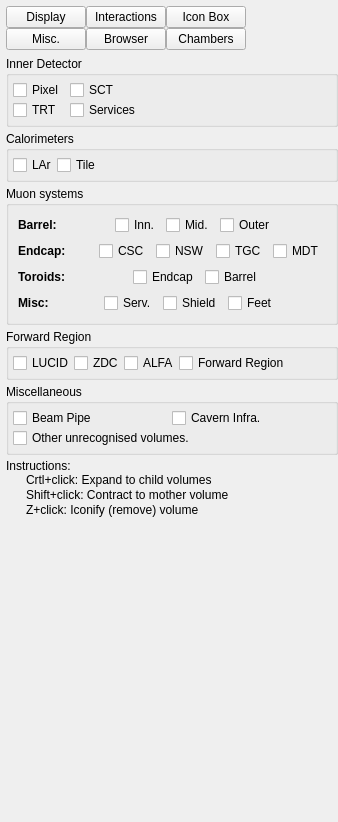
<?xml version="1.0" encoding="UTF-8"?>
<ui version="4.0">
 <class>GeometrySystemControllerForm</class>
 <widget class="QWidget" name="GeometrySystemControllerForm">
  <property name="geometry">
   <rect>
    <x>0</x>
    <y>0</y>
    <width>338</width>
    <height>822</height>
   </rect>
  </property>
  <property name="sizePolicy">
   <sizepolicy hsizetype="Expanding" vsizetype="Expanding">
    <horstretch>0</horstretch>
    <verstretch>0</verstretch>
   </sizepolicy>
  </property>
  <property name="windowTitle">
   <string>Form</string>
  </property>
  <layout class="QVBoxLayout" name="verticalLayout">
   <property name="leftMargin">
    <number>6</number>
   </property>
   <property name="topMargin">
    <number>6</number>
   </property>
   <property name="rightMargin">
    <number>0</number>
   </property>
   <property name="bottomMargin">
    <number>4</number>
   </property>
   <item>
    <layout class="QHBoxLayout" name="horizontalLayout_2">
     <property name="spacing">
      <number>0</number>
     </property>
     <item>
      <widget class="QWidget" name="widget_settingsButtonsPlaceholder" native="true">
       <property name="sizePolicy">
        <sizepolicy hsizetype="Fixed" vsizetype="Fixed">
         <horstretch>0</horstretch>
         <verstretch>0</verstretch>
        </sizepolicy>
       </property>
       <layout class="QGridLayout" name="_19">
        <property name="leftMargin">
         <number>0</number>
        </property>
        <property name="topMargin">
         <number>0</number>
        </property>
        <property name="rightMargin">
         <number>0</number>
        </property>
        <property name="bottomMargin">
         <number>0</number>
        </property>
        <property name="spacing">
         <number>0</number>
        </property>
        <item row="0" column="0">
         <widget class="QPushButton" name="pushButton_settings_display">
          <property name="toolTip">
           <string>Configure overall display options such as phi-sector cutaways and transparency</string>
          </property>
          <property name="text">
           <string>Display</string>
          </property>
         </widget>
        </item>
        <item row="0" column="1">
         <widget class="QPushButton" name="pushButton_settings_interactions">
          <property name="toolTip">
           <string>Configure what happens when a geometry volume is clicked</string>
          </property>
          <property name="text">
           <string>Interactions</string>
          </property>
         </widget>
        </item>
        <item row="0" column="2">
         <widget class="QPushButton" name="pushButton_settings_iconisedvols">
          <property name="toolTip">
           <string>Show a list of iconised/zapped volumes and possible restore them.</string>
          </property>
          <property name="text">
           <string>Icon Box</string>
          </property>
         </widget>
        </item>
        <item row="1" column="0">
         <widget class="QPushButton" name="pushButton_settings_misc">
          <property name="toolTip">
           <string>Miscellaneous controls such as automatic actions on multiple volumes, or editing the colour of the last volume clicked.</string>
          </property>
          <property name="text">
           <string>Misc.</string>
          </property>
         </widget>
        </item>
        <item row="1" column="1">
         <widget class="QPushButton" name="pushButton_settings_treebrowser">
          <property name="toolTip">
           <string>Browse the detector volume in a tree-view.</string>
          </property>
          <property name="text">
           <string>Browser</string>
          </property>
         </widget>
        </item>
        <item row="1" column="2">
         <widget class="QPushButton" name="pushButton_settings_muonchambers">
          <property name="toolTip">
           <string>Configure if, and how, muon chambers should adapt themselves to displayed event data.</string>
          </property>
          <property name="text">
           <string>Chambers</string>
          </property>
         </widget>
        </item>
       </layout>
      </widget>
     </item>
     <item>
      <spacer name="horizontalSpacer">
       <property name="orientation">
        <enum>Qt::Horizontal</enum>
       </property>
       <property name="sizeHint" stdset="0">
        <size>
         <width>8</width>
         <height>20</height>
        </size>
       </property>
      </spacer>
     </item>
    </layout>
   </item>
   <item>
    <layout class="QHBoxLayout" name="horizontalLayout">
     <property name="spacing">
      <number>0</number>
     </property>
     <item>
      <layout class="QVBoxLayout" name="_2">
       <property name="spacing">
        <number>4</number>
       </property>
       <item>
        <widget class="QGroupBox" name="groupBox_innerdetector">
         <property name="title">
          <string>Inner Detector</string>
         </property>
         <layout class="QHBoxLayout" name="_3">
          <property name="spacing">
           <number>0</number>
          </property>
          <property name="leftMargin">
           <number>4</number>
          </property>
          <property name="topMargin">
           <number>4</number>
          </property>
          <property name="rightMargin">
           <number>4</number>
          </property>
          <property name="bottomMargin">
           <number>4</number>
          </property>
          <item>
           <layout class="QGridLayout" name="_4">
            <property name="leftMargin">
             <number>0</number>
            </property>
            <property name="topMargin">
             <number>0</number>
            </property>
            <property name="rightMargin">
             <number>0</number>
            </property>
            <property name="bottomMargin">
             <number>0</number>
            </property>
            <property name="horizontalSpacing">
             <number>6</number>
            </property>
            <property name="verticalSpacing">
             <number>0</number>
            </property>
            <item row="0" column="1">
             <widget class="QCheckBox" name="checkBox_SCT">
              <property name="text">
               <string>SCT</string>
              </property>
             </widget>
            </item>
            <item row="1" column="0">
             <widget class="QCheckBox" name="checkBox_TRT">
              <property name="text">
               <string>TRT</string>
              </property>
             </widget>
            </item>
            <item row="0" column="0">
             <widget class="QCheckBox" name="checkBox_Pixel">
              <property name="text">
               <string>Pixel</string>
              </property>
             </widget>
            </item>
            <item row="1" column="1">
             <widget class="QCheckBox" name="checkBox_InDetServMat">
              <property name="text">
               <string>Services</string>
              </property>
             </widget>
            </item>
           </layout>
          </item>
          <item>
           <spacer>
            <property name="orientation">
             <enum>Qt::Horizontal</enum>
            </property>
            <property name="sizeHint" stdset="0">
             <size>
              <width>1</width>
              <height>20</height>
             </size>
            </property>
           </spacer>
          </item>
         </layout>
        </widget>
       </item>
       <item>
        <widget class="QGroupBox" name="groupBox_calorimeters">
         <property name="title">
          <string>Calorimeters</string>
         </property>
         <layout class="QHBoxLayout" name="_5">
          <property name="spacing">
           <number>0</number>
          </property>
          <property name="leftMargin">
           <number>4</number>
          </property>
          <property name="topMargin">
           <number>4</number>
          </property>
          <property name="rightMargin">
           <number>4</number>
          </property>
          <property name="bottomMargin">
           <number>4</number>
          </property>
          <item>
           <widget class="QCheckBox" name="checkBox_LAr">
            <property name="text">
             <string>LAr</string>
            </property>
           </widget>
          </item>
          <item>
           <widget class="QCheckBox" name="checkBox_Tile">
            <property name="text">
             <string>Tile</string>
            </property>
           </widget>
          </item>
          <item>
           <spacer>
            <property name="orientation">
             <enum>Qt::Horizontal</enum>
            </property>
            <property name="sizeHint" stdset="0">
             <size>
              <width>1</width>
              <height>20</height>
             </size>
            </property>
           </spacer>
          </item>
         </layout>
        </widget>
       </item>
       <item>
        <widget class="QGroupBox" name="groupBox_muonsystems">
         <property name="title">
          <string>Muon systems</string>
         </property>
         <layout class="QVBoxLayout" name="verticalLayout_2">
          <item>
           <layout class="QHBoxLayout" name="horizontalLayout_3">
            <item>
             <widget class="QLabel" name="label_3">
              <property name="font">
               <font>
                <weight>75</weight>
                <bold>true</bold>
               </font>
              </property>
              <property name="text">
               <string>Barrel:</string>
              </property>
             </widget>
            </item>
            <item>
             <spacer name="horizontalSpacer_5">
              <property name="orientation">
               <enum>Qt::Horizontal</enum>
              </property>
              <property name="sizeHint" stdset="0">
               <size>
                <width>40</width>
                <height>20</height>
               </size>
              </property>
             </spacer>
            </item>
            <item>
             <widget class="QCheckBox" name="checkBox_MuonBarrelStationInner">
              <property name="toolTip">
               <string>Inner</string>
              </property>
              <property name="text">
               <string>Inn.</string>
              </property>
             </widget>
            </item>
            <item>
             <widget class="QCheckBox" name="checkBox_MuonBarrelStationMiddle">
              <property name="toolTip">
               <string>Middle</string>
              </property>
              <property name="text">
               <string>Mid.</string>
              </property>
             </widget>
            </item>
            <item>
             <widget class="QCheckBox" name="checkBox_MuonBarrelStationOuter">
              <property name="toolTip">
               <string>Outer</string>
              </property>
              <property name="text">
               <string>Outer</string>
              </property>
             </widget>
            </item>
            <item>
             <spacer name="spacer_2">
              <property name="orientation">
               <enum>Qt::Horizontal</enum>
              </property>
              <property name="sizeHint" stdset="0">
               <size>
                <width>13</width>
                <height>20</height>
               </size>
              </property>
             </spacer>
            </item>
           </layout>
          </item>
          <item>
           <layout class="QHBoxLayout" name="horizontalLayout_4">
            <item>
             <widget class="QLabel" name="label_2">
              <property name="font">
               <font>
                <weight>75</weight>
                <bold>true</bold>
               </font>
              </property>
              <property name="text">
               <string>Endcap:</string>
              </property>
             </widget>
            </item>
            <item>
             <spacer name="horizontalSpacer_4">
              <property name="orientation">
               <enum>Qt::Horizontal</enum>
              </property>
              <property name="sizeHint" stdset="0">
               <size>
                <width>40</width>
                <height>20</height>
               </size>
              </property>
             </spacer>
            </item>
            <item>
             <widget class="QCheckBox" name="checkBox_MuonEndcapStationCSC">
              <property name="text">
               <string>CSC</string>
              </property>
             </widget>
            </item>
            <item>
             <widget class="QCheckBox" name="checkBox_NSW">
              <property name="text">
               <string>NSW</string>
              </property>
             </widget>
            </item>
            <item>
             <widget class="QCheckBox" name="checkBox_MuonEndcapStationTGC">
              <property name="text">
               <string>TGC</string>
              </property>
             </widget>
            </item>
            <item>
             <widget class="QCheckBox" name="checkBox_MuonEndcapStationMDT">
              <property name="text">
               <string>MDT</string>
              </property>
             </widget>
            </item>
            <item>
             <spacer>
              <property name="orientation">
               <enum>Qt::Horizontal</enum>
              </property>
              <property name="sizeHint" stdset="0">
               <size>
                <width>13</width>
                <height>20</height>
               </size>
              </property>
             </spacer>
            </item>
           </layout>
          </item>
          <item>
           <layout class="QHBoxLayout" name="horizontalLayout_5">
            <item>
             <widget class="QLabel" name="label_4">
              <property name="font">
               <font>
                <weight>75</weight>
                <bold>true</bold>
               </font>
              </property>
              <property name="text">
               <string>Toroids:</string>
              </property>
             </widget>
            </item>
            <item>
             <spacer name="horizontalSpacer_3">
              <property name="orientation">
               <enum>Qt::Horizontal</enum>
              </property>
              <property name="sizeHint" stdset="0">
               <size>
                <width>40</width>
                <height>20</height>
               </size>
              </property>
             </spacer>
            </item>
            <item>
             <widget class="QCheckBox" name="checkBox_MuonECAToroid">
              <property name="whatsThis">
               <string>EndCap Toroid (side A+C)</string>
              </property>
              <property name="text">
               <string>Endcap</string>
              </property>
             </widget>
            </item>
            <item>
             <widget class="QCheckBox" name="checkBox_MuonBarrelToroid">
              <property name="text">
               <string>Barrel </string>
              </property>
             </widget>
            </item>
            <item>
             <spacer name="spacer">
              <property name="orientation">
               <enum>Qt::Horizontal</enum>
              </property>
              <property name="sizeHint" stdset="0">
               <size>
                <width>13</width>
                <height>20</height>
               </size>
              </property>
             </spacer>
            </item>
           </layout>
          </item>
          <item>
           <layout class="QHBoxLayout" name="horizontalLayout_6">
            <item>
             <widget class="QLabel" name="label">
              <property name="font">
               <font>
                <weight>75</weight>
                <bold>true</bold>
               </font>
              </property>
              <property name="text">
               <string>Misc:</string>
              </property>
             </widget>
            </item>
            <item>
             <spacer name="horizontalSpacer_6">
              <property name="orientation">
               <enum>Qt::Horizontal</enum>
              </property>
              <property name="sizeHint" stdset="0">
               <size>
                <width>40</width>
                <height>20</height>
               </size>
              </property>
             </spacer>
            </item>
            <item>
             <widget class="QCheckBox" name="checkBox_MuonEtc">
              <property name="toolTip">
               <string>Muon services, supports and misc.</string>
              </property>
              <property name="text">
               <string>Serv.</string>
              </property>
             </widget>
            </item>
            <item>
             <widget class="QCheckBox" name="checkBox_MuonShielding">
              <property name="toolTip">
               <string>Muon shielding</string>
              </property>
              <property name="text">
               <string>Shield</string>
              </property>
             </widget>
            </item>
            <item>
             <widget class="QCheckBox" name="checkBox_MuonFeet">
              <property name="toolTip">
               <string>Muon toroid feet</string>
              </property>
              <property name="text">
               <string>Feet</string>
              </property>
             </widget>
            </item>
            <item>
             <spacer name="horizontalSpacer_7">
              <property name="orientation">
               <enum>Qt::Horizontal</enum>
              </property>
              <property name="sizeHint" stdset="0">
               <size>
                <width>40</width>
                <height>20</height>
               </size>
              </property>
             </spacer>
            </item>
           </layout>
          </item>
         </layout>
        </widget>
       </item>
       <item>
        <widget class="QGroupBox" name="groupBox_fwd">
         <property name="title">
          <string>Forward Region</string>
         </property>
         <layout class="QVBoxLayout" name="_12">
          <property name="spacing">
           <number>0</number>
          </property>
          <property name="leftMargin">
           <number>4</number>
          </property>
          <property name="topMargin">
           <number>4</number>
          </property>
          <property name="rightMargin">
           <number>4</number>
          </property>
          <property name="bottomMargin">
           <number>4</number>
          </property>
          <item>
           <layout class="QHBoxLayout" name="_14">
            <item>
             <widget class="QCheckBox" name="checkBox_LUCID">
              <property name="text">
               <string>LUCID</string>
              </property>
             </widget>
            </item>
            <item>
             <widget class="QCheckBox" name="checkBox_ZDC">
              <property name="text">
               <string>ZDC</string>
              </property>
             </widget>
            </item>
            <item>
             <widget class="QCheckBox" name="checkBox_ALFA">
              <property name="text">
               <string>ALFA</string>
              </property>
             </widget>
            </item>
            <item>
             <widget class="QCheckBox" name="checkBox_ForwardRegion">
              <property name="text">
               <string>Forward Region</string>
              </property>
             </widget>
            </item>
            <item>
             <spacer>
              <property name="orientation">
               <enum>Qt::Horizontal</enum>
              </property>
              <property name="sizeHint" stdset="0">
               <size>
                <width>1</width>
                <height>20</height>
               </size>
              </property>
             </spacer>
            </item>
           </layout>
          </item>
         </layout>
        </widget>
       </item>
       <item>
        <widget class="QGroupBox" name="groupBox_misc">
         <property name="title">
          <string>Miscellaneous</string>
         </property>
         <layout class="QVBoxLayout" name="_12_2">
          <property name="spacing">
           <number>0</number>
          </property>
          <property name="leftMargin">
           <number>4</number>
          </property>
          <property name="topMargin">
           <number>4</number>
          </property>
          <property name="rightMargin">
           <number>4</number>
          </property>
          <property name="bottomMargin">
           <number>4</number>
          </property>
          <item>
           <layout class="QHBoxLayout" name="_13">
            <item>
             <widget class="QCheckBox" name="checkBox_BeamPipe">
              <property name="text">
               <string>Beam Pipe</string>
              </property>
             </widget>
            </item>
            <item>
             <widget class="QCheckBox" name="checkBox_CavernInfra">
              <property name="text">
               <string>Cavern Infra.</string>
              </property>
             </widget>
            </item>
           </layout>
          </item>
          <item>
           <widget class="QCheckBox" name="checkBox_other">
            <property name="text">
             <string>Other unrecognised volumes.</string>
            </property>
           </widget>
          </item>
         </layout>
        </widget>
       </item>
       <item>
        <layout class="QHBoxLayout" name="_15">
         <property name="spacing">
          <number>0</number>
         </property>
         <item>
          <layout class="QVBoxLayout" name="_16">
           <property name="spacing">
            <number>0</number>
           </property>
           <item>
            <widget class="QLabel" name="label_12">
             <property name="text">
              <string>Instructions:</string>
             </property>
            </widget>
           </item>
           <item>
            <layout class="QHBoxLayout" name="_17">
             <property name="spacing">
              <number>0</number>
             </property>
             <item>
              <spacer>
               <property name="orientation">
                <enum>Qt::Horizontal</enum>
               </property>
               <property name="sizeType">
                <enum>QSizePolicy::Fixed</enum>
               </property>
               <property name="sizeHint" stdset="0">
                <size>
                 <width>20</width>
                 <height>20</height>
                </size>
               </property>
              </spacer>
             </item>
             <item>
              <layout class="QVBoxLayout" name="_18">
               <property name="spacing">
                <number>1</number>
               </property>
               <item>
                <widget class="QLabel" name="label_9">
                 <property name="text">
                  <string>Crtl+click: Expand to child volumes</string>
                 </property>
                </widget>
               </item>
               <item>
                <widget class="QLabel" name="label_10">
                 <property name="text">
                  <string>Shift+click: Contract to mother volume</string>
                 </property>
                </widget>
               </item>
               <item>
                <widget class="QLabel" name="label_11">
                 <property name="text">
                  <string>Z+click: Iconify (remove) volume</string>
                 </property>
                </widget>
               </item>
              </layout>
             </item>
            </layout>
           </item>
           <item>
            <spacer name="verticalSpacer">
             <property name="orientation">
              <enum>Qt::Vertical</enum>
             </property>
             <property name="sizeHint" stdset="0">
              <size>
               <width>20</width>
               <height>1</height>
              </size>
             </property>
            </spacer>
           </item>
          </layout>
         </item>
         <item>
          <spacer>
           <property name="orientation">
            <enum>Qt::Horizontal</enum>
           </property>
           <property name="sizeHint" stdset="0">
            <size>
             <width>1</width>
             <height>20</height>
            </size>
           </property>
          </spacer>
         </item>
        </layout>
       </item>
      </layout>
     </item>
     <item>
      <spacer name="horizontalSpacer_2">
       <property name="orientation">
        <enum>Qt::Horizontal</enum>
       </property>
       <property name="sizeType">
        <enum>QSizePolicy::Expanding</enum>
       </property>
       <property name="sizeHint" stdset="0">
        <size>
         <width>1</width>
         <height>20</height>
        </size>
       </property>
      </spacer>
     </item>
    </layout>
   </item>
  </layout>
 </widget>
 <resources/>
 <connections/>
</ui>
